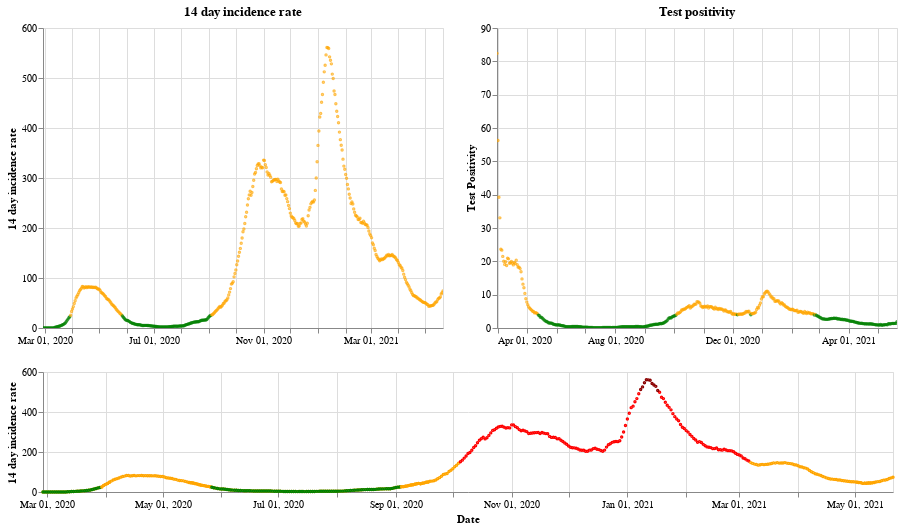

The cell this chart's notebook holds for it:
### Markdown cell above
## Scotland

### Code cell
plot_traffic_light('Scotland')

### Figure 1 — Vega-Lite specification as saved in the notebook (floating-point values rounded to 4 significant figures; data arrays with more than 128 entries replaced by an {"elided": "..."} marker saying what was removed)
{"config": {"view": {"continuousWidth": 400, "continuousHeight": 300}}, "vconcat": [{"hconcat": [{"mark": {"type": "point", "size": 2}, "encoding": {"color": {"condition": {"value": "green", "test": "(datum.twoWeeklyCasesRate <= 25)"}, "value": "orange"}, "tooltip": [{"type": "nominal", "field": "areaName"}, {"type": "temporal", "field": "date"}, {"type": "quantitative", "field": "twoWeeklyCasesRate"}, {"type": "quantitative", "field": "testPositivity"}], "x": {"type": "temporal", "axis": {"title": ""}, "field": "date", "scale": {"domain": {"selection": "DateBrush"}}, "timeUnit": "yearmonthdate"}, "y": {"type": "quantitative", "axis": {"title": "14 day incidence rate"}, "field": "twoWeeklyCasesRate"}}, "title": "14 day incidence rate", "width": 400}, {"mark": {"type": "point", "size": 2}, "encoding": {"color": {"condition": {"value": "green", "test": "(datum.testPositivity <= 4)"}, "value": "orange"}, "tooltip": [{"type": "nominal", "field": "areaName"}, {"type": "temporal", "field": "date"}, {"type": "quantitative", "field": "twoWeeklyCasesRate"}, {"type": "quantitative", "field": "testPositivity"}], "x": {"type": "temporal", "axis": {"title": ""}, "field": "date", "scale": {"domain": {"selection": "DateBrush"}}, "timeUnit": "yearmonthdate"}, "y": {"type": "quantitative", "axis": {"title": "Test Positivity"}, "field": "testPositivity"}}, "title": "Test positivity", "width": 400}]}, {"layer": [{"mark": {"type": "point", "size": 2}, "encoding": {"color": {"condition": {"value": "orange", "test": "((50 && datum.twoWeeklyCasesRate) < 150)"}, "value": "red"}, "opacity": {"condition": {"value": 1, "test": "((50 && datum.twoWeeklyCasesRate) < 500)"}, "value": 0}, "tooltip": [{"type": "nominal", "field": "areaName"}, {"type": "temporal", "field": "date"}, {"type": "quantitative", "field": "twoWeeklyCasesRate"}, {"type": "quantitative", "field": "testPositivity"}], "x": {"type": "temporal", "axis": {"title": "Date"}, "field": "date", "timeUnit": "yearmonthdate"}, "y": {"type": "quantitative", "axis": {"title": "14 day incidence rate"}, "field": "twoWeeklyCasesRate"}}, "selection": {"DateBrush": {"type": "interval", "encodings": ["x"], "fields": ["Time"]}}, "width": 850}, {"mark": {"type": "point", "size": 2}, "encoding": {"color": {"value": "darkred"}, "opacity": {"condition": {"value": 1, "test": "(datum.twoWeeklyCasesRate >= 500)"}, "value": 0}, "tooltip": [{"type": "nominal", "field": "areaName"}, {"type": "temporal", "field": "date"}, {"type": "quantitative", "field": "twoWeeklyCasesRate"}, {"type": "quantitative", "field": "testPositivity"}], "x": {"type": "temporal", "axis": {"title": "Date"}, "field": "date", "timeUnit": "yearmonthdate"}, "y": {"type": "quantitative", "axis": {"title": "14 day incidence rate"}, "field": "twoWeeklyCasesRate"}}, "width": 400}, {"mark": {"type": "point", "size": 2}, "encoding": {"color": {"condition": {"value": "green", "test": "((4 && datum.twoWeeklyCasesRate) < 25)"}, "value": "orange"}, "opacity": {"condition": {"value": 1, "test": "(datum.twoWeeklyCasesRate < 50)"}, "value": 0}, "tooltip": [{"type": "nominal", "field": "areaName"}, {"type": "temporal", "field": "date"}, {"type": "quantitative", "field": "twoWeeklyCasesRate"}, {"type": "quantitative", "field": "testPositivity"}], "x": {"type": "temporal", "axis": {"title": "Date"}, "field": "date", "timeUnit": "yearmonthdate"}, "y": {"type": "quantitative", "axis": {"title": "14 day incidence rate"}, "field": "twoWeeklyCasesRate"}}, "width": 400}], "height": 120, "width": 800}], "data": {"name": "data-2efe1b1e7acc44c7c486cd01700d68b5"}, "$schema": "https://vega.github.io/schema/vega-lite/v4.8.1.json", "datasets": {"data-2efe1b1e7acc44c7c486cd01700d68b5": {"elided": "449 records"}}}
